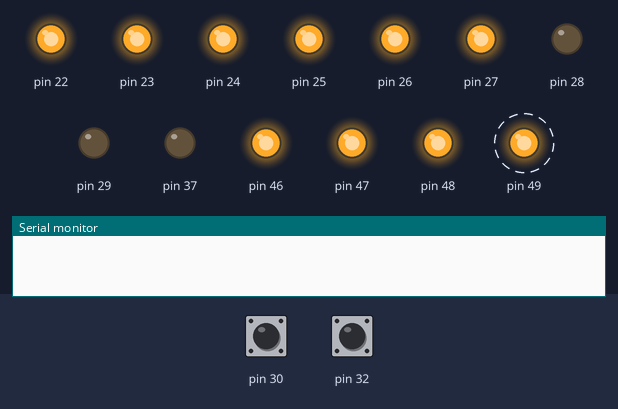
This sketch was run on a simulated Arduino Mega 2560, built with avr-gcc and run on an emulated ATmega2560. On the bench: output pins drawn as LEDs (lit = HIGH), the last lines printed to the serial monitor. Dashed ring = blinking. Inputs (shaded band) come from the test bench; at power-on: pin 30 HIGH, pin 32 HIGH.

Above: at 1.8 s.
1.9 s: pin 30 pulled LOW for 0.6 s
At 2.37 s:
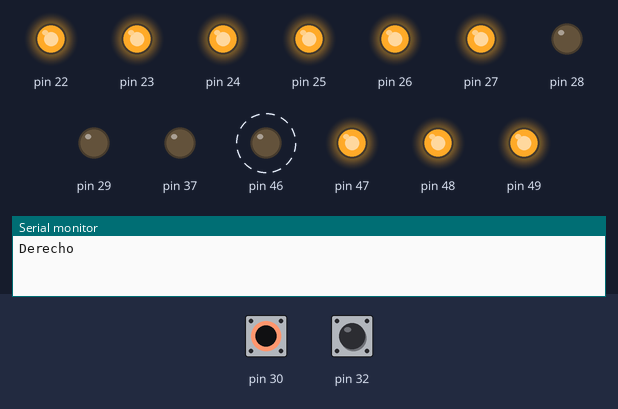
5.2 s: pin 32 pulled LOW for 1 s
At 5.62 s:
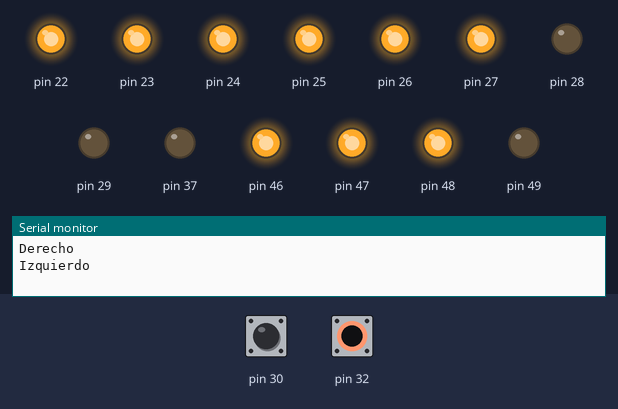
9.2 s: pin 32 pulled LOW for 0.6 s
At 9.62 s:
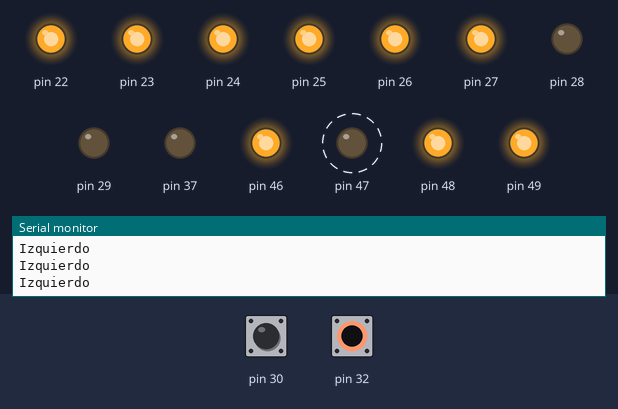
12.5 s: pin 32 pulled LOW for 3.2 s
At 14.37 s:
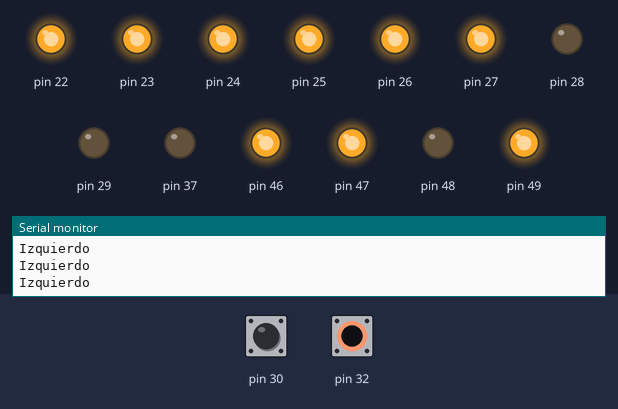
17.2 s: pin 30 pulled LOW for 1 s
At 18.62 s:
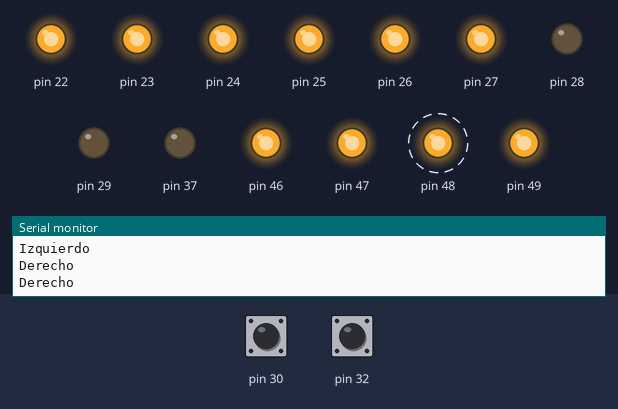
Timing chart, 0 to 21.2 s (numbered marks = the images above; inputs shaded):
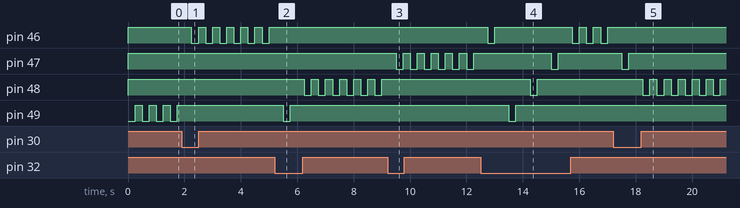

The sketch:

p1_tarea4_avd.ino
```cpp
/* Pulsadores. Programa que utiliza los pulsadores pright
 *  y pleft para rotar a la derecha o a la izquierda el
 *  parpadeo de un digito
 */
int num = 1;

void setup() {
  DDRA = B11111111;
  DDRC = B00000001;
  PORTC = B11111000;
  PORTA = 0x3F;
  // Activamos los pines
  pinMode(49, OUTPUT);
  pinMode(48, OUTPUT);
  pinMode(47, OUTPUT);
  pinMode(46, OUTPUT);
  // Encendidos inicialmente
  digitalWrite(49, HIGH);
  digitalWrite(48, HIGH);
  digitalWrite(47, HIGH);
  digitalWrite(46, HIGH);
  // Monitor serie
  Serial.begin(9600);
}

void loop() {
  // pright
  if (digitalRead(30)==0) {
    Serial.println("Derecho");
    delay(250);
    // Rotamos hacia la derecha (switch)
    if (num != 1) {
      num--;
      // Si acabamos en un extremo, que pase al otro extremo
    } else if (num == 1) {
      num = 4;
    }
  }

  //pleft
  if (digitalRead(32)==0) {
    Serial.println("Izquierdo");
    delay(250);
    // Rotamos hacia la izquierda (switch)
    if (num != 4) {
      num++;
      // Si acabamos en un extremo, que pase al otro extremo
    } else if (num == 4) {
      num = 1;
    }
  }

  switch (num) {
    case 1:
      digitalWrite(49, LOW);
      delay(250);
      digitalWrite(49, HIGH);
      delay(250);
      break;
    case 2:
      digitalWrite(48, LOW);
      delay(250);
      digitalWrite(48, HIGH);
      delay(250);
      break;
    case 3:
      digitalWrite(47, LOW);
      delay(250);
      digitalWrite(47, HIGH);
      delay(250);
      break;
    case 4:
      digitalWrite(46, LOW);
      delay(250);
      digitalWrite(46, HIGH);
      delay(250);
      break;
  }
}
```

Measured:
- after the input at 1.9 s, pin 46: alternates HIGH for 0.25 s and LOW for 0.25 s, starting after 0.35 s; pin 49: stops changing and stays HIGH
- after the input at 5.2 s, pin 46: stops changing and stays HIGH; pin 48: alternates HIGH for 0.25 s and LOW for 0.25 s, starting after 1.1 s; pin 49: HIGH → LOW after 0.30 s, → HIGH 0.25 s later
- after the input at 9.2 s, pin 47: alternates HIGH for 0.25 s and LOW for 0.25 s, starting after 0.30 s; pin 48: stops changing and stays HIGH
- after the input at 12.5 s, pin 46: HIGH → LOW after 0.25 s, → HIGH 0.25 s later, → LOW 2.8 s later, → HIGH 0.25 s later, … (8 changes in this stretch); pin 48: HIGH → LOW after 1.8 s, → HIGH 0.25 s later; pin 49: HIGH → LOW after 1.0 s, → HIGH 0.25 s later
- after the input at 17.2 s, pin 46: stops changing and stays HIGH; pin 47: HIGH → LOW after 0.30 s, → HIGH 0.25 s later; pin 48: alternates HIGH for 0.25 s and LOW for 0.25 s, starting after 1.1 s
- by itself, pin 49: alternates HIGH for 0.25 s and LOW for 0.25 s
